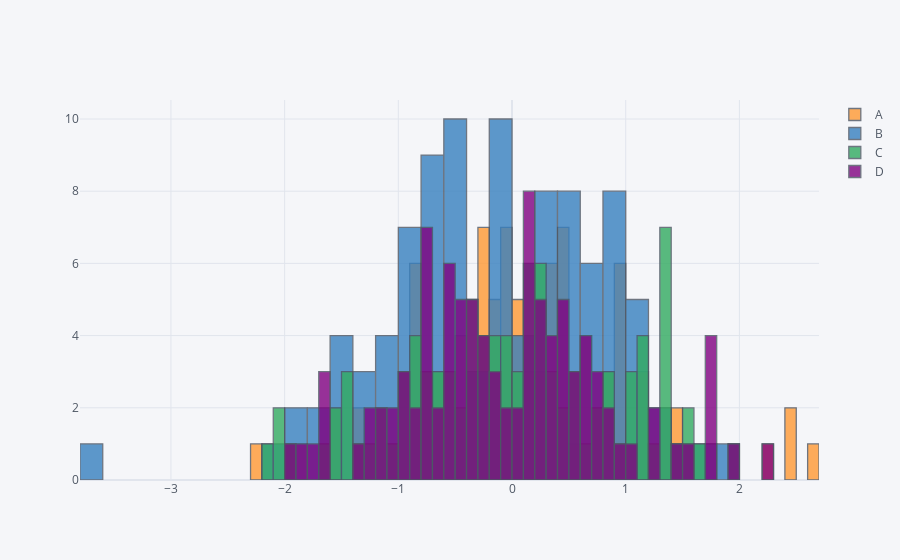

The cell this chart's notebook holds for it:
### Code cell
# Histograms of each column overlaped
df.iplot(kind='hist',bins=50)
